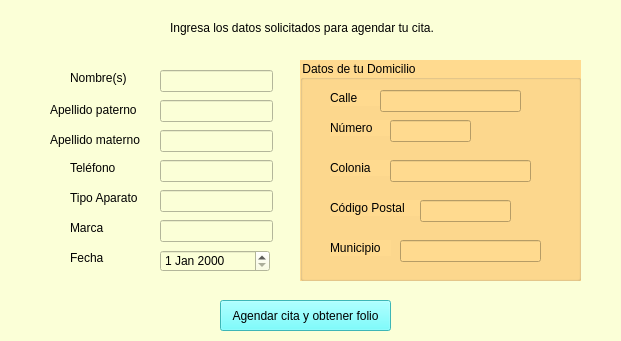
<?xml version="1.0" encoding="UTF-8"?>
<ui version="4.0">
 <class>widget</class>
 <widget class="QWidget" name="widget">
  <property name="geometry">
   <rect>
    <x>0</x>
    <y>0</y>
    <width>621</width>
    <height>341</height>
   </rect>
  </property>
  <property name="windowTitle">
   <string>Registrar Cita</string>
  </property>
  <property name="styleSheet">
   <string notr="true">
background-color: rgb(251, 255, 215);</string>
  </property>
  <widget class="QLabel" name="label">
   <property name="geometry">
    <rect>
     <x>170</x>
     <y>20</y>
     <width>271</width>
     <height>16</height>
    </rect>
   </property>
   <property name="text">
    <string>Ingresa los datos solicitados para agendar tu cita.</string>
   </property>
  </widget>
  <widget class="QLabel" name="label_2">
   <property name="geometry">
    <rect>
     <x>70</x>
     <y>70</y>
     <width>71</width>
     <height>16</height>
    </rect>
   </property>
   <property name="text">
    <string>Nombre(s)</string>
   </property>
  </widget>
  <widget class="QLabel" name="label_3">
   <property name="geometry">
    <rect>
     <x>50</x>
     <y>100</y>
     <width>91</width>
     <height>20</height>
    </rect>
   </property>
   <property name="text">
    <string>Apellido paterno</string>
   </property>
  </widget>
  <widget class="QLabel" name="label_4">
   <property name="geometry">
    <rect>
     <x>70</x>
     <y>160</y>
     <width>71</width>
     <height>16</height>
    </rect>
   </property>
   <property name="text">
    <string>Teléfono</string>
   </property>
  </widget>
  <widget class="QLabel" name="label_5">
   <property name="geometry">
    <rect>
     <x>70</x>
     <y>190</y>
     <width>71</width>
     <height>16</height>
    </rect>
   </property>
   <property name="text">
    <string>Tipo Aparato</string>
   </property>
  </widget>
  <widget class="QLabel" name="label_6">
   <property name="geometry">
    <rect>
     <x>70</x>
     <y>220</y>
     <width>71</width>
     <height>16</height>
    </rect>
   </property>
   <property name="text">
    <string>Marca</string>
   </property>
  </widget>
  <widget class="QLabel" name="label_7">
   <property name="geometry">
    <rect>
     <x>70</x>
     <y>250</y>
     <width>71</width>
     <height>16</height>
    </rect>
   </property>
   <property name="text">
    <string>Fecha</string>
   </property>
  </widget>
  <widget class="QLineEdit" name="input_nombre">
   <property name="geometry">
    <rect>
     <x>160</x>
     <y>70</y>
     <width>113</width>
     <height>22</height>
    </rect>
   </property>
  </widget>
  <widget class="QLineEdit" name="input_apellidop">
   <property name="geometry">
    <rect>
     <x>160</x>
     <y>100</y>
     <width>113</width>
     <height>22</height>
    </rect>
   </property>
  </widget>
  <widget class="QLineEdit" name="input_telefono">
   <property name="geometry">
    <rect>
     <x>160</x>
     <y>160</y>
     <width>113</width>
     <height>22</height>
    </rect>
   </property>
   <property name="inputMask">
    <string/>
   </property>
   <property name="maxLength">
    <number>10</number>
   </property>
  </widget>
  <widget class="QLineEdit" name="input_tipo_aparato">
   <property name="geometry">
    <rect>
     <x>160</x>
     <y>190</y>
     <width>113</width>
     <height>22</height>
    </rect>
   </property>
  </widget>
  <widget class="QLineEdit" name="input_marca">
   <property name="geometry">
    <rect>
     <x>160</x>
     <y>220</y>
     <width>113</width>
     <height>22</height>
    </rect>
   </property>
  </widget>
  <widget class="QDateEdit" name="input_fecha">
   <property name="geometry">
    <rect>
     <x>160</x>
     <y>250</y>
     <width>110</width>
     <height>22</height>
    </rect>
   </property>
  </widget>
  <widget class="QPushButton" name="btn_confirmar_cita">
   <property name="geometry">
    <rect>
     <x>220</x>
     <y>300</y>
     <width>171</width>
     <height>31</height>
    </rect>
   </property>
   <property name="styleSheet">
    <string notr="true">background-color: rgb(85, 255, 255);</string>
   </property>
   <property name="text">
    <string>Agendar cita y obtener folio</string>
   </property>
  </widget>
  <widget class="QLabel" name="label_8">
   <property name="geometry">
    <rect>
     <x>50</x>
     <y>130</y>
     <width>101</width>
     <height>20</height>
    </rect>
   </property>
   <property name="text">
    <string>Apellido materno</string>
   </property>
  </widget>
  <widget class="QLineEdit" name="input_apellidom">
   <property name="geometry">
    <rect>
     <x>160</x>
     <y>130</y>
     <width>113</width>
     <height>22</height>
    </rect>
   </property>
  </widget>
  <widget class="QGroupBox" name="groupBox">
   <property name="geometry">
    <rect>
     <x>300</x>
     <y>60</y>
     <width>281</width>
     <height>221</height>
    </rect>
   </property>
   <property name="styleSheet">
    <string notr="true">background-color: rgb(255, 218, 143);</string>
   </property>
   <property name="title">
    <string>Datos de tu Domicilio</string>
   </property>
   <widget class="QLabel" name="label_9">
    <property name="geometry">
     <rect>
      <x>30</x>
      <y>30</y>
      <width>71</width>
      <height>16</height>
     </rect>
    </property>
    <property name="text">
     <string>Calle</string>
    </property>
   </widget>
   <widget class="QLabel" name="label_10">
    <property name="geometry">
     <rect>
      <x>30</x>
      <y>60</y>
      <width>71</width>
      <height>16</height>
     </rect>
    </property>
    <property name="text">
     <string>Número</string>
    </property>
   </widget>
   <widget class="QLabel" name="label_11">
    <property name="geometry">
     <rect>
      <x>30</x>
      <y>100</y>
      <width>71</width>
      <height>16</height>
     </rect>
    </property>
    <property name="text">
     <string>Colonia</string>
    </property>
   </widget>
   <widget class="QLabel" name="label_12">
    <property name="geometry">
     <rect>
      <x>30</x>
      <y>140</y>
      <width>91</width>
      <height>16</height>
     </rect>
    </property>
    <property name="text">
     <string>Código Postal</string>
    </property>
   </widget>
   <widget class="QLabel" name="label_13">
    <property name="geometry">
     <rect>
      <x>30</x>
      <y>180</y>
      <width>61</width>
      <height>16</height>
     </rect>
    </property>
    <property name="text">
     <string>Municipio</string>
    </property>
   </widget>
   <widget class="QLineEdit" name="txt_calle">
    <property name="geometry">
     <rect>
      <x>80</x>
      <y>30</y>
      <width>141</width>
      <height>22</height>
     </rect>
    </property>
   </widget>
   <widget class="QLineEdit" name="txt_numero">
    <property name="geometry">
     <rect>
      <x>90</x>
      <y>60</y>
      <width>81</width>
      <height>22</height>
     </rect>
    </property>
   </widget>
   <widget class="QLineEdit" name="txt_colonia">
    <property name="geometry">
     <rect>
      <x>90</x>
      <y>100</y>
      <width>141</width>
      <height>22</height>
     </rect>
    </property>
   </widget>
   <widget class="QLineEdit" name="txt_cp">
    <property name="geometry">
     <rect>
      <x>120</x>
      <y>140</y>
      <width>91</width>
      <height>22</height>
     </rect>
    </property>
   </widget>
   <widget class="QLineEdit" name="txt_municipio">
    <property name="geometry">
     <rect>
      <x>100</x>
      <y>180</y>
      <width>141</width>
      <height>22</height>
     </rect>
    </property>
   </widget>
  </widget>
 </widget>
 <resources/>
 <connections/>
</ui>
